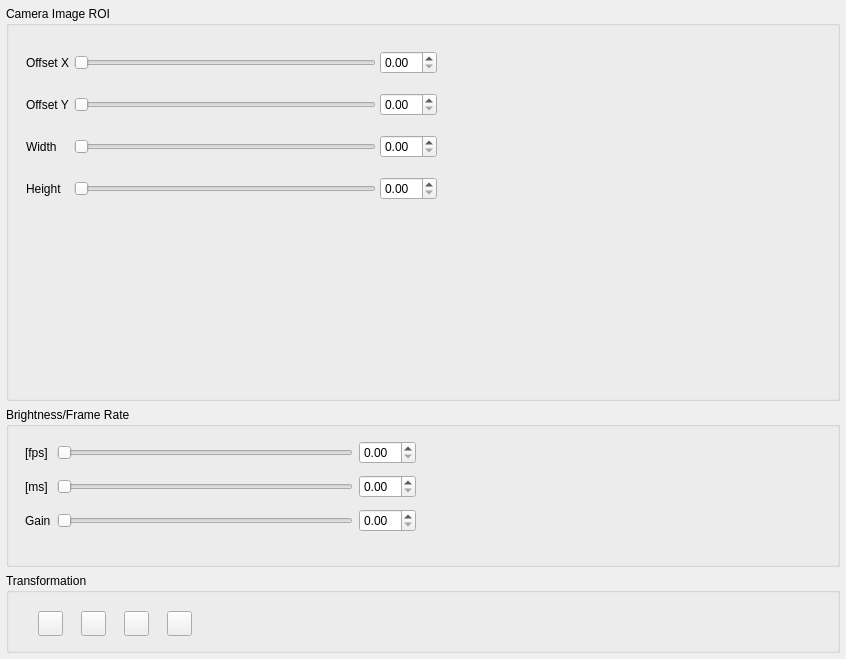
<?xml version="1.0" encoding="UTF-8"?>
<ui version="4.0">
 <class>Form</class>
 <widget class="QWidget" name="Form">
  <property name="geometry">
   <rect>
    <x>0</x>
    <y>0</y>
    <width>846</width>
    <height>659</height>
   </rect>
  </property>
  <property name="windowTitle">
   <string>Form</string>
  </property>
  <layout class="QHBoxLayout" name="horizontalLayout_2">
   <property name="leftMargin">
    <number>6</number>
   </property>
   <property name="topMargin">
    <number>6</number>
   </property>
   <property name="rightMargin">
    <number>6</number>
   </property>
   <property name="bottomMargin">
    <number>6</number>
   </property>
   <item>
    <layout class="QHBoxLayout" name="horizontalLayout">
     <item>
      <layout class="QVBoxLayout" name="verticalLayout">
       <item>
        <widget class="QGroupBox" name="group_ROI">
         <property name="minimumSize">
          <size>
           <width>830</width>
           <height>391</height>
          </size>
         </property>
         <property name="title">
          <string>Camera Image ROI</string>
         </property>
         <widget class="QWidget" name="formLayoutWidget">
          <property name="geometry">
           <rect>
            <x>20</x>
            <y>30</y>
            <width>411</width>
            <height>181</height>
           </rect>
          </property>
          <layout class="QGridLayout" name="gridLayout_2">
           <property name="spacing">
            <number>4</number>
           </property>
           <item row="2" column="0">
            <widget class="QLabel" name="offset_y_2">
             <property name="text">
              <string>Offset Y</string>
             </property>
            </widget>
           </item>
           <item row="3" column="3">
            <widget class="QDoubleSpinBox" name="width"/>
           </item>
           <item row="1" column="3">
            <widget class="QDoubleSpinBox" name="offset_x"/>
           </item>
           <item row="1" column="0">
            <widget class="QLabel" name="offset_x_2">
             <property name="text">
              <string>Offset X</string>
             </property>
            </widget>
           </item>
           <item row="4" column="3">
            <widget class="QDoubleSpinBox" name="height"/>
           </item>
           <item row="3" column="0">
            <widget class="QLabel" name="width_2">
             <property name="text">
              <string>Width</string>
             </property>
            </widget>
           </item>
           <item row="4" column="1">
            <widget class="QSlider" name="height_slider">
             <property name="orientation">
              <enum>Qt::Horizontal</enum>
             </property>
            </widget>
           </item>
           <item row="4" column="0">
            <widget class="QLabel" name="height_2">
             <property name="text">
              <string>Height</string>
             </property>
            </widget>
           </item>
           <item row="3" column="1">
            <widget class="QSlider" name="width_slider">
             <property name="orientation">
              <enum>Qt::Horizontal</enum>
             </property>
            </widget>
           </item>
           <item row="2" column="1">
            <widget class="QSlider" name="offset_y_slider">
             <property name="orientation">
              <enum>Qt::Horizontal</enum>
             </property>
            </widget>
           </item>
           <item row="1" column="1">
            <widget class="QSlider" name="offset_x_slider">
             <property name="orientation">
              <enum>Qt::Horizontal</enum>
             </property>
            </widget>
           </item>
           <item row="2" column="3">
            <widget class="QDoubleSpinBox" name="offset_y"/>
           </item>
          </layout>
         </widget>
        </widget>
       </item>
       <item>
        <widget class="QGroupBox" name="group_brightness_frame">
         <property name="maximumSize">
          <size>
           <width>16777215</width>
           <height>160</height>
          </size>
         </property>
         <property name="title">
          <string>Brightness/Frame Rate</string>
         </property>
         <widget class="QWidget" name="gridLayoutWidget">
          <property name="geometry">
           <rect>
            <x>19</x>
            <y>29</y>
            <width>391</width>
            <height>101</height>
           </rect>
          </property>
          <layout class="QGridLayout" name="gridLayout">
           <item row="2" column="0">
            <widget class="QLabel" name="exp">
             <property name="toolTip">
              <string>Exposure time</string>
             </property>
             <property name="text">
              <string>[ms]</string>
             </property>
             <property name="scaledContents">
              <bool>true</bool>
             </property>
            </widget>
           </item>
           <item row="1" column="2">
            <widget class="QSlider" name="slider_fps">
             <property name="orientation">
              <enum>Qt::Horizontal</enum>
             </property>
            </widget>
           </item>
           <item row="2" column="2">
            <widget class="QSlider" name="slider_exp">
             <property name="orientation">
              <enum>Qt::Horizontal</enum>
             </property>
            </widget>
           </item>
           <item row="1" column="0">
            <widget class="QLabel" name="fps">
             <property name="toolTip">
              <string>Frame rate</string>
             </property>
             <property name="text">
              <string>[fps]</string>
             </property>
            </widget>
           </item>
           <item row="1" column="3">
            <widget class="QDoubleSpinBox" name="spin_fps"/>
           </item>
           <item row="3" column="3">
            <widget class="QDoubleSpinBox" name="spin_gain"/>
           </item>
           <item row="3" column="2">
            <widget class="QSlider" name="slider_gain">
             <property name="orientation">
              <enum>Qt::Horizontal</enum>
             </property>
            </widget>
           </item>
           <item row="2" column="3">
            <widget class="QDoubleSpinBox" name="spin_exp"/>
           </item>
           <item row="3" column="0">
            <widget class="QLabel" name="gain">
             <property name="text">
              <string>Gain</string>
             </property>
            </widget>
           </item>
          </layout>
         </widget>
        </widget>
       </item>
       <item>
        <widget class="QGroupBox" name="group_transformation">
         <property name="maximumSize">
          <size>
           <width>16777215</width>
           <height>80</height>
          </size>
         </property>
         <property name="title">
          <string>Transformation</string>
         </property>
         <widget class="QWidget" name="horizontalLayoutWidget">
          <property name="geometry">
           <rect>
            <x>20</x>
            <y>30</y>
            <width>181</width>
            <height>41</height>
           </rect>
          </property>
          <layout class="QHBoxLayout" name="horizontalLayout_3">
           <item>
            <widget class="QPushButton" name="rotate_left_button">
             <property name="maximumSize">
              <size>
               <width>25</width>
               <height>25</height>
              </size>
             </property>
             <property name="toolTip">
              <string>Rotate left</string>
             </property>
             <property name="text">
              <string/>
             </property>
             <property name="icon">
              <iconset theme="object-rotate-left">
               <normaloff>.</normaloff>.</iconset>
             </property>
            </widget>
           </item>
           <item>
            <widget class="QPushButton" name="rotate_right_button">
             <property name="maximumSize">
              <size>
               <width>25</width>
               <height>25</height>
              </size>
             </property>
             <property name="toolTip">
              <string>Rotate right</string>
             </property>
             <property name="text">
              <string/>
             </property>
             <property name="icon">
              <iconset theme="object-rotate-right">
               <normaloff>.</normaloff>.</iconset>
             </property>
            </widget>
           </item>
           <item>
            <widget class="QPushButton" name="mirror_up_down">
             <property name="maximumSize">
              <size>
               <width>25</width>
               <height>25</height>
              </size>
             </property>
             <property name="toolTip">
              <string>Mirror up/down</string>
             </property>
             <property name="text">
              <string/>
             </property>
             <property name="icon">
              <iconset theme="object-flip-vertical">
               <normaloff>.</normaloff>.</iconset>
             </property>
            </widget>
           </item>
           <item>
            <widget class="QPushButton" name="mirror_left_right">
             <property name="maximumSize">
              <size>
               <width>25</width>
               <height>25</height>
              </size>
             </property>
             <property name="toolTip">
              <string>Mirror left/right</string>
             </property>
             <property name="text">
              <string/>
             </property>
             <property name="icon">
              <iconset theme="object-flip-horizontal">
               <normaloff>.</normaloff>.</iconset>
             </property>
            </widget>
           </item>
          </layout>
         </widget>
        </widget>
       </item>
      </layout>
     </item>
    </layout>
   </item>
  </layout>
 </widget>
 <resources>
  <include location="../../../clones/qtutils/qtutils/icons/icons.qrc"/>
 </resources>
 <connections/>
</ui>
